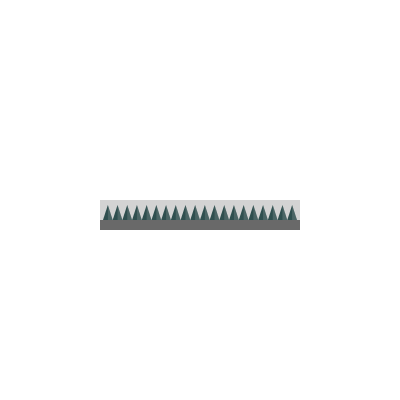
Frame 1 (no input)
Frame 60 (no input): identical to frame 1, image omitted
Frame 120 (the mouse pressed at the canvas centre since frame 60): identical to frame 1, image omitted

The p5.js sketch that drew this single still picture (run headless with seeded random() and noise() and a simulated clock; from frame 60 on, the mouse is pressed at the canvas centre):

// p5.js sketch
// ── sketch.js
var spikes;
function setup() {
    createCanvas(400, 400);

    spikes = new SpikeRack(width / 4, height / 2, 200, 20, 20, true);
}

function draw() {
    background(255);
    noStroke();
    spikes.draw();
}

// ── SpikeRack.js
class SpikeRack {
    constructor(x, y, w, h, n, inGround) {
        this.x = x;
        this.y = y;
        this.w = w;
        this.boxH = h;
        this.spikeH = h;
        this.n = n;
        this.inGround = inGround;

        if (this.inGround) {
            this.y += this.boxH;
            this.spikeH -= 5;
        }
        this.margin = 3;
        this.spikeW = (w - 2 * this.margin) / n;
    }

    draw() {
        noStroke();

        fill(105);
        rect(this.x, this.y, this.w, 10);

        if (this.inGround) {
            fill(211);
            rect(this.x, this.y - this.boxH, this.w, this.boxH);
        }

        for (let i = 0; i < this.n; i++) {
            fill(47, 79, 79);
            triangle(
                this.x + this.margin + i * this.spikeW,
                this.y,
                this.x + this.margin + i * this.spikeW + this.spikeW,
                this.y,
                this.x + this.margin + i * this.spikeW + 0.5 * this.spikeW,
                this.y - this.spikeH
            );
            fill(192, 192, 192, 50);
            triangle(
                this.x + this.margin + i * this.spikeW + 0.5 * this.spikeW,
                this.y,
                this.x + this.margin + i * this.spikeW + this.spikeW,
                this.y,
                this.x + this.margin + i * this.spikeW + 0.5 * this.spikeW,
                this.y - this.spikeH
            );
        }
    }
}
